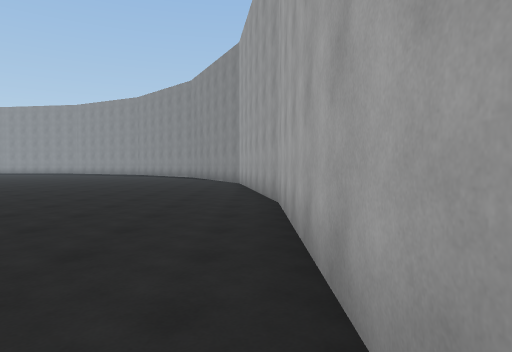
[1] (above)

24 first-person views from a walk through a 3-D level made in the Unity game engine. The camera is 1.4 m above the floor, tilts 2° down and sees 75° across. The floor is counted in squares, 2 m on a side. Each view is taken from the middle of a square. On the plan, view 1 faces up. The plan holds only what a view shows up to about 10 squares ahead; the rest is blank. The place goes on beyond the plan. The player is left out. Surface patterns are stand-ins for the level's own textures.

[2]
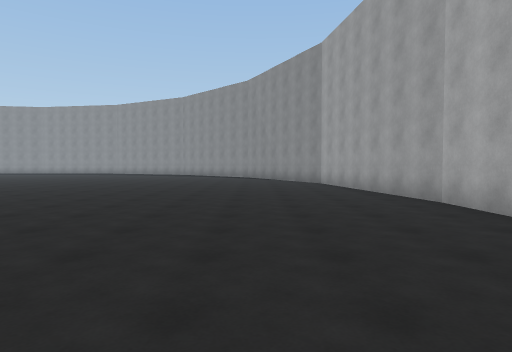

[3]
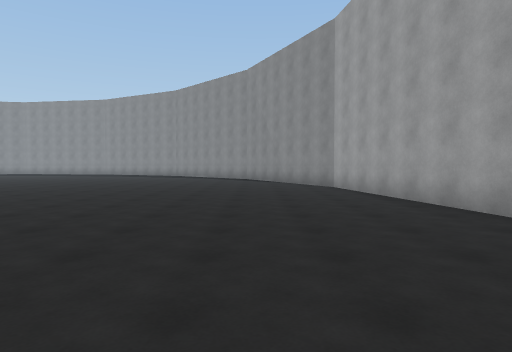

[4]
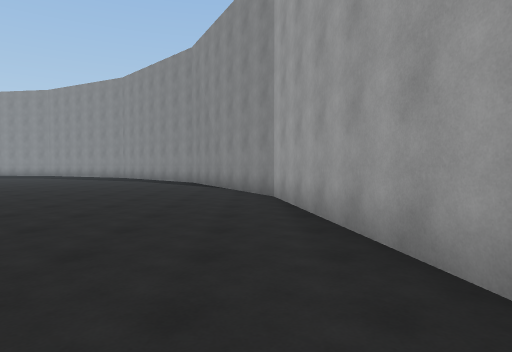

[5]
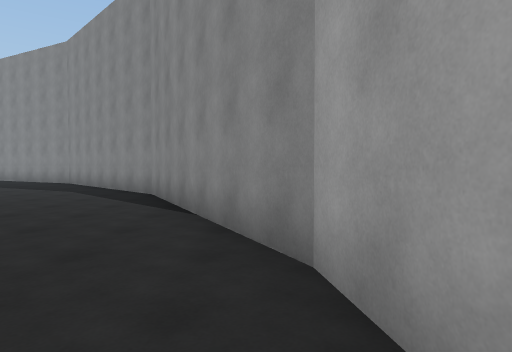

[6]
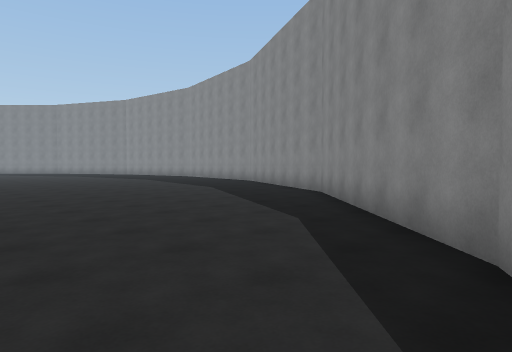

[7]
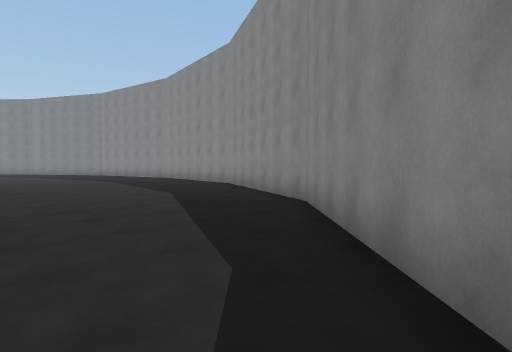

[8]
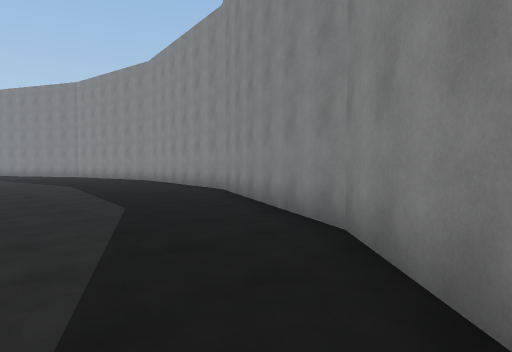

[9]
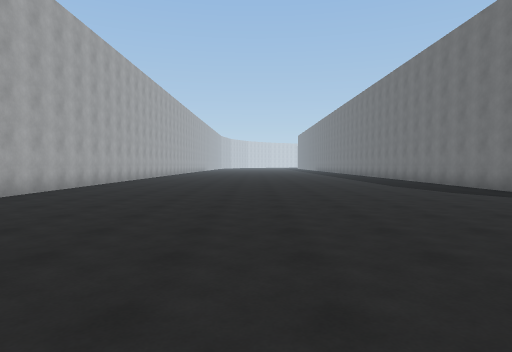

[10]
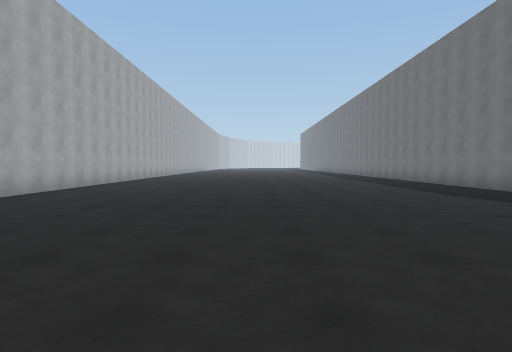

[11]
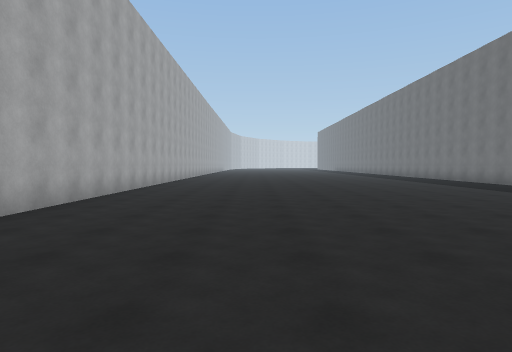

[12]
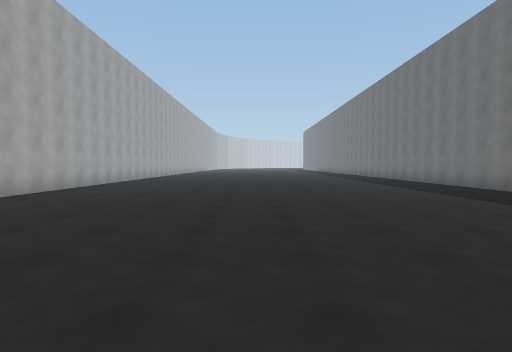

[13]
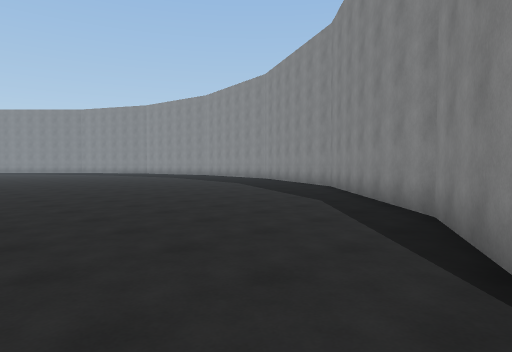

[14]
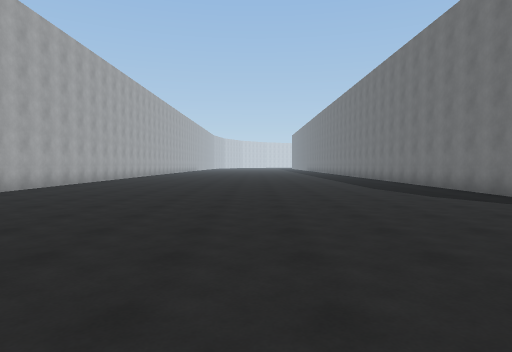

[15]
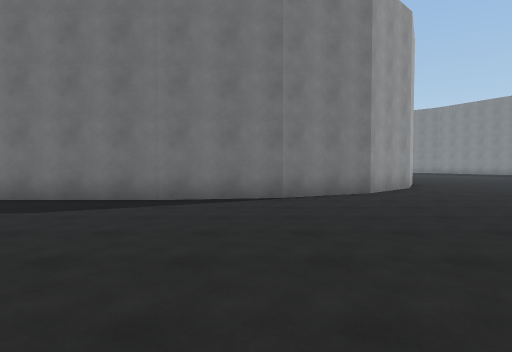

[16]
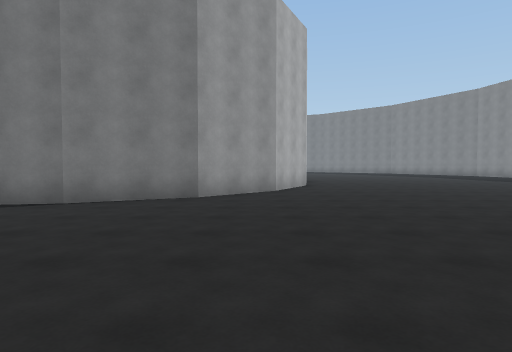

[17]
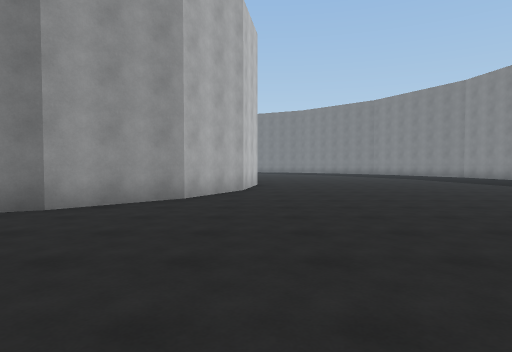

[18]
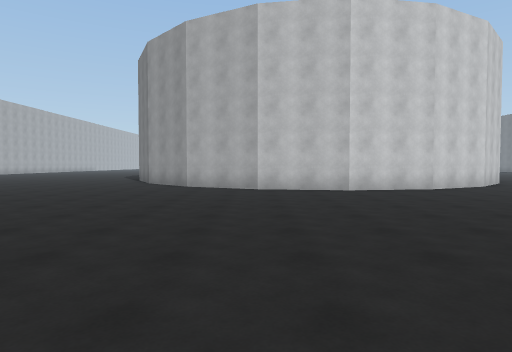

[19]
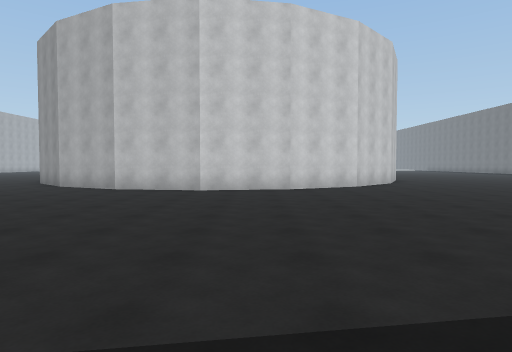

[20]
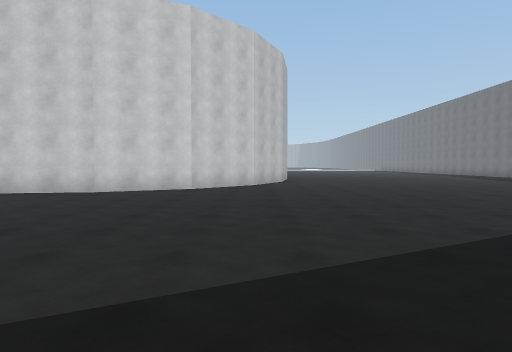

[21]
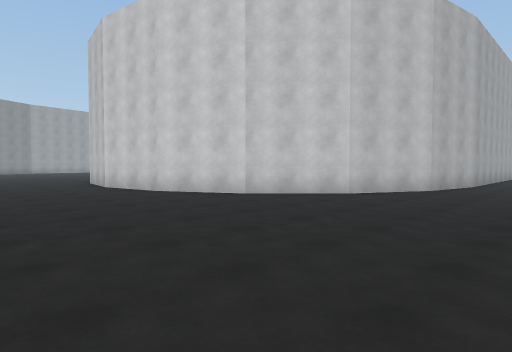

[22]
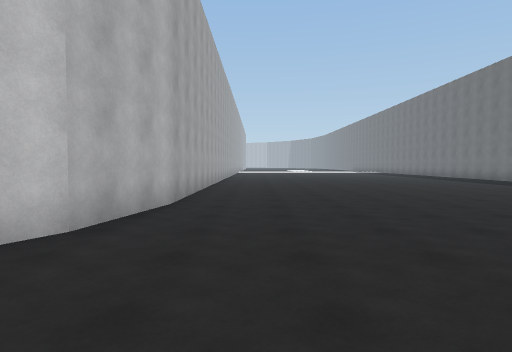

[23]
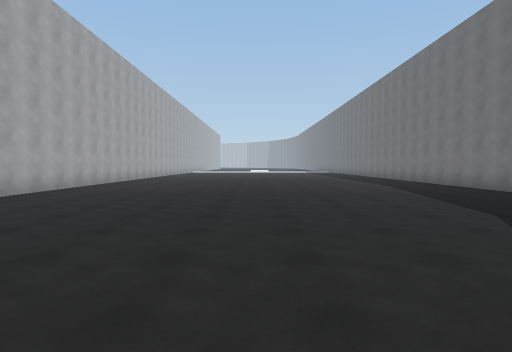

[24]
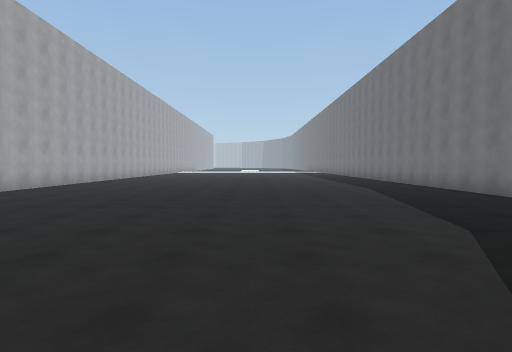

### Floor plan
Points are (right, up) in squares from view 1. A wall is a line through its corners. A room is listed if a view was taken in it or the views show most of it. See-through windows are left out.
Room 1 (views 1, 2, 3, 4, 5, 6, 7, 8, 9, 10, 11, 12, 13, 14, 15, 16, 17, 18, 19, 20, 21, 22, 23, 24)
walls: (-27.1, 8.5) (-25.9, 10.8) (-24.2, 12.5) (-22, 13.7) (-19.5, 14) (-17, 13.7) (-14.8, 12.5) (-13.1, 10.8) (-11.9, 8.5); (-27.5, 6) (-27.1, 8.6); (-12, 8.6) (-11.5, 6); (-11.5, 6.1) (-11.5, -3); (-27.5, 1.9) (-27.5, 6.2); (-39.4, 5) (-39.4, 2); (0.4, -3) (0.4, 6.1) (-0.6, 12.2) (-3.4, 17.8) (-7.8, 22.2) (-13.4, 25) (-14.1, 25.1)

Positions as (right, up) in squares from view 1, and headings:
1: (0, 0), facing up
2: (-3, 0), facing up
3: (-3, 2), facing up
4: (-1, 5), facing up
5: (-1, 10), facing up
6: (-3, 15), facing up-left
7: (-4, 17), facing up-left
8: (-6, 19), facing up-left
9: (-5, 13), facing down
10: (-5, 10), facing down
11: (-3, 7), facing down
12: (-5, 7), facing down
13: (-2, 13), facing up-left
14: (-6, 12), facing down
15: (-5, 8), facing left
16: (-6, 12), facing left
17: (-8, 14), facing left
18: (-17, 23), facing down
19: (-21, 23), facing down
20: (-26, 22), facing down
21: (-30, 18), facing down-right
22: (-29, 12), facing down
23: (-33, 13), facing down
24: (-34, 12), facing down
